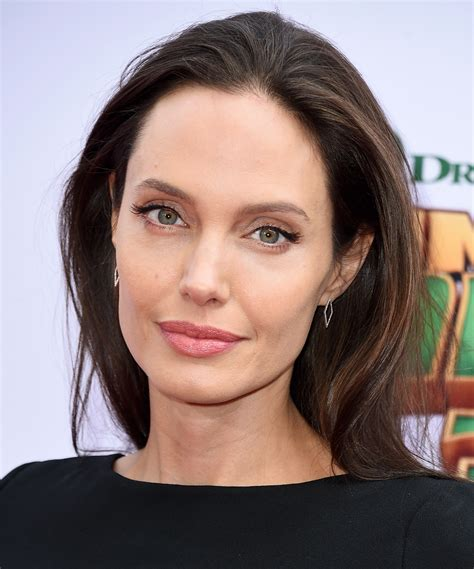
#> input picture archive (1)/Celebrity Faces Dataset/Angelina Jolie/001_fe3347c0.jpg, 474 x 569 px
$ python -i secondary_review.py   (imports and definitions only)   (older library calls are emulated)
#> lines starting #> are read from the running program, lines starting #| are printed output that depends on the picture
#> further down, picture is the input picture: shape (569, 474, 3); mean B, G, R 120.4, 122.1, 140.1
"""
Secondary Deepfake Review Engine
================================
Uses frequency-domain and GAN-artifact focused analysis — fundamentally
different from the primary pipeline (EfficientNet + HuggingFace face-level
ensemble) to catch deepfakes that the primary model missed.

Components:
  1. Frequency Spectrum Analysis  (weight 0.30)
  2. Cross-Patch Consistency      (weight 0.25)
  3. Noise Residual Analysis      (weight 0.20)
  4. Edge Coherence Analysis      (weight 0.15)
  5. EXIF Re-verification         (weight 0.10)

Invocation: python3 secondary_review.py <file_path>
Output: JSON to stdout (same interface as main.py)
"""

import sys
import os
import json
import numpy as np
import cv2

sys.path.append(os.path.dirname(__file__))

from config import (
    THRESHOLD_APPROVE,
    THRESHOLD_REJECT,
    SWIN_MODEL_PATH,
    SWIN_FAKE_INDEX,
    SWIN_HIGH_RISK_THRESHOLD,
    SWIN_ELEVATED_RISK_THRESHOLD,
)
from ai_core.detector import FaceAnalyzer
from ai_core.models import SwinLONNXDetector

# Secondary review weights (different from primary)
WEIGHT_FREQUENCY = 0.30
WEIGHT_PATCH_CONSISTENCY = 0.25
WEIGHT_NOISE_RESIDUAL = 0.20
WEIGHT_EDGE_COHERENCE = 0.15
WEIGHT_EXIF_RECHECK = 0.10

# Patch config for cross-patch consistency
SECONDARY_PATCH_COUNT = 16
PATCH_SIZE = 64


class FrequencyAnalyzer:
    """Analyzes frequency spectrum for GAN artifacts."""

    # [72 lines left out: function analyze, not called in this run]


class PatchConsistencyAnalyzer:
    """Measures cross-patch score variance to detect localized manipulation."""

    def __init__(self):
        self.face_analyzer = FaceAnalyzer()

    # [67 lines left out: function analyze, not called in this run]


class NoiseResidualAnalyzer:
    """SRM-style noise residual analysis for detecting manipulation artifacts."""

    def analyze(self, image: np.ndarray) -> tuple:
        signals = []
        try:
            gray = cv2.cvtColor(image, cv2.COLOR_BGR2GRAY) if len(image.shape) == 3 else image
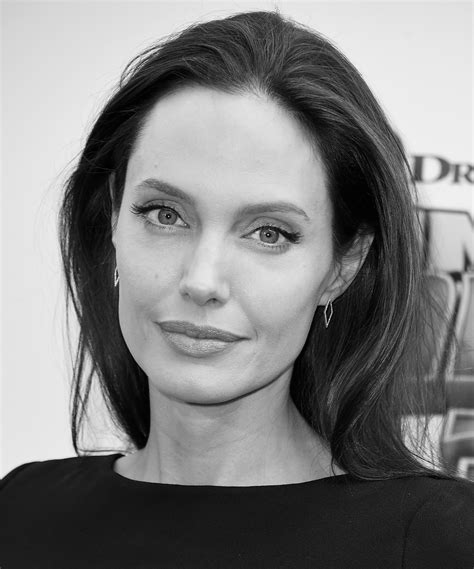
#> gray: shape (569, 474); min 0, max 250, mean 127.3
            gray = gray.astype(np.float64)

            # SRM-style high-pass filter kernels
            kernel_1 = np.array([[-1, 2, -1],
                                 [2, -4, 2],
                                 [-1, 2, -1]], dtype=np.float64)

            kernel_2 = np.array([[0, 0, -1, 0, 0],
                                 [0, 0, 2, 0, 0],
                                 [-1, 2, -4, 2, -1],
                                 [0, 0, 2, 0, 0],
                                 [0, 0, -1, 0, 0]], dtype=np.float64)

            # Extract noise residuals
            residual_1 = cv2.filter2D(gray, -1, kernel_1)
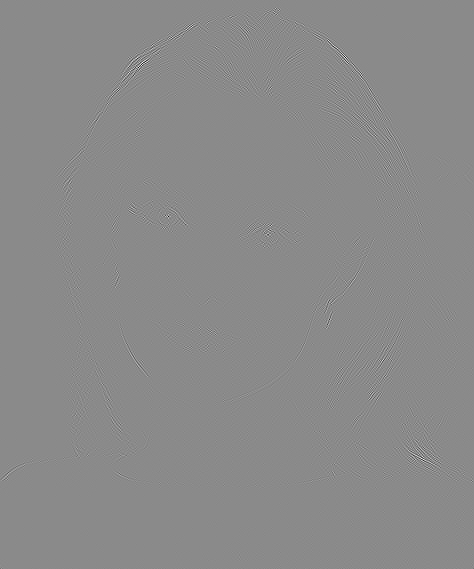
#> residual_1: shape (569, 474) float64; min -460, max 387, mean 0; drawn with min black and max white
            residual_2 = cv2.filter2D(gray, -1, kernel_2)

            # Analyze noise residual statistics
            r1_std = np.std(residual_1)
#> r1_std = 18.8
            r2_std = np.std(residual_2)
#> r2_std = 23

            # Co-occurrence analysis on quantized residual
            quantized = np.clip(np.round(residual_1 / (r1_std + 1e-10) * 2), -4, 4).astype(np.int8)
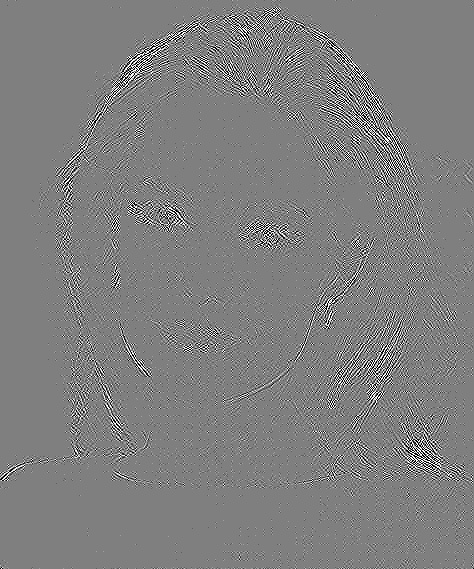
#> quantized: shape (569, 474) int8; min -4, max 4, mean 0.00155; drawn with min black and max white

            # Horizontal co-occurrence
            h, w = quantized.shape
#> h = 569; w = 474
            if h > 1 and w > 1:
                left = quantized[:, :-1].flatten()
                right = quantized[:, 1:].flatten()

                # Build co-occurrence matrix (9x9 for values -4 to 4)
                co_matrix = np.zeros((9, 9), dtype=np.float64)
                for l, r in zip(left[:10000], right[:10000]):  # Sample for speed
                    co_matrix[l + 4, r + 4] += 1
#> this loop made 10000 passes
#> (l, r) on passes 1 to 3: (0, 0), (0, 0), (0, 0)

                co_matrix /= (co_matrix.sum() + 1e-10)

                # Entropy of co-occurrence
                co_flat = co_matrix.flatten()
#> co_flat = 81 values, max 0.87 at index 40, min 0 at index 11, mean 0.0123
                co_flat = co_flat[co_flat > 0]
#> co_flat = 79 values, max 0.87 at index 39, min 0.0002 at index 18, mean 0.0127
                entropy = -np.sum(co_flat * np.log2(co_flat + 1e-10))
#> entropy = 1.27

                # Symmetry check
                symmetry = np.sum(np.abs(co_matrix - co_matrix.T)) / 2
#> symmetry = 0.0131

            else:
                entropy = 0
                symmetry = 0

            score = 0.0

            # Low noise residual std → content may be synthetically generated
            if r1_std < 2.0:
                score += 0.3
                signals.append("low_noise_residual_synthetic")
            elif r1_std < 5.0:
                score += 0.1

            # Very high residual → heavy post-processing or manipulation
            if r1_std > 30.0:
                score += 0.2
                signals.append("excessive_noise_residual")

            # Low entropy → uniform noise pattern (GAN artifact)
            if entropy < 2.5:
                score += 0.3
                signals.append("low_noise_entropy_gan")
            elif entropy < 3.5:
                score += 0.1

            # Asymmetric co-occurrence → directional artifacts
            if symmetry > 0.1:
                score += 0.2
                signals.append("asymmetric_noise_pattern")

            return min(1.0, score), signals

        except Exception:
            return 0.0, signals


class EdgeCoherenceAnalyzer:
    """Checks boundary consistency around face region for face-swap detection."""

    # [67 lines left out: function analyze, not called in this run]


class EXIFReverifier:
    """Deeper EXIF/container analysis beyond the primary metadata scan."""

    # [70 lines left out: function analyze, not called in this run]


class SecondaryReviewEngine:
    """Secondary deepfake detection using frequency-domain and GAN-artifact analysis."""

    # [119 lines left out: functions __init__, run, _run_swin_review, _finalize, not called in this run]


# [36 lines not run here, left out]

>>> import cv2
>>> picture = cv2.imread('../../archive (1)/Celebrity Faces Dataset/Angelina Jolie/001_fe3347c0.jpg')
>>> result = NoiseResidualAnalyzer().analyze(picture)
#> result = (0.3, ['low_noise_entropy_gan'])

$ run again, on archive (1)/Celebrity Faces Dataset/Angelina Jolie/028_6a0ff8de.jpg
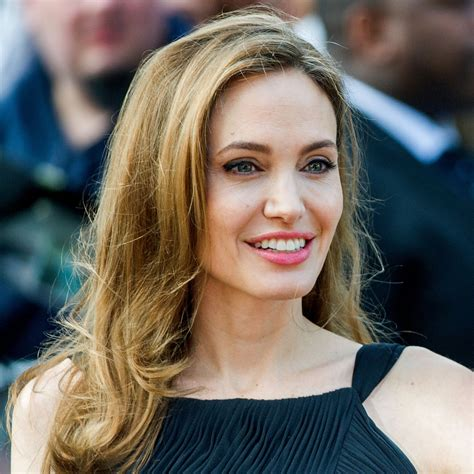
#> input picture archive (1)/Celebrity Faces Dataset/Angelina Jolie/028_6a0ff8de.jpg, 474 x 474 px
#> picture is the input picture: shape (474, 474, 3); mean B, G, R 97.4, 105.4, 111.3
#> in analyze, `gray = cv2.cvtColor(image, cv2.COLOR_BGR2GRAY) if len(image.shape) == ..`:
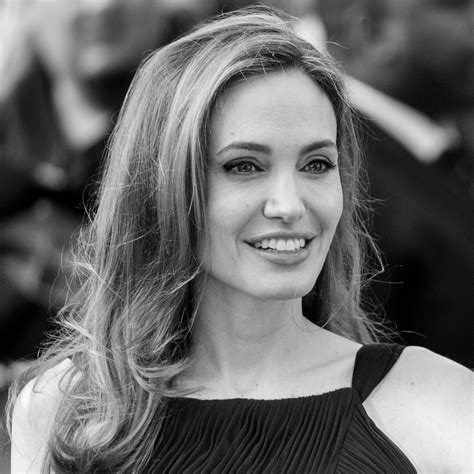
#> gray: shape (474, 474); min 0, max 254, mean 106.3
#> r1_std = 23.54
#> r2_std = 28.21
#> in analyze, `quantized = np.clip(np.round(residual_1 / (r1_std + 1e-10) * 2), -4, 4..`:
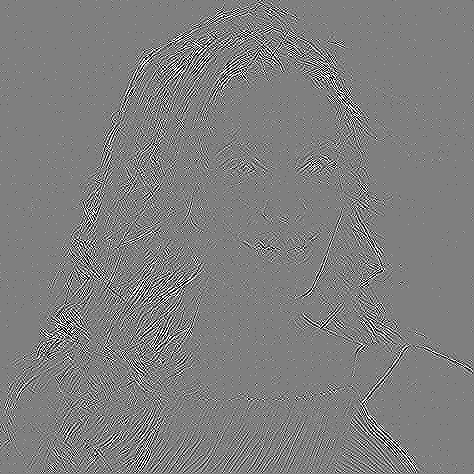
#> quantized: shape (474, 474) int8; min -4, max 4, mean 0.0013; drawn with min black and max white
#> the loop in analyze, `for l, r in zip(left[:10000], right[:10000]):` made 10000 passes
#> (l, r) on passes 1 to 3: (0, 0), (0, 0), (0, 0)
#> co_flat = 81 values, max 0.819 at index 40, min 0.0002 at index 19, mean 0.0123
#> entropy = 1.68
#> symmetry = 0.0154
#> result = (0.3, ['low_noise_entropy_gan'])
